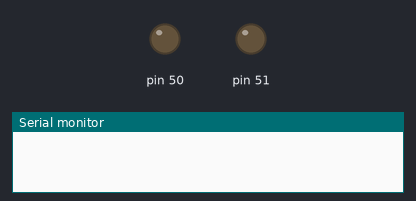
The sketch below on a simulated Arduino Mega 2560, built with avr-gcc and run on an emulated ATmega2560. On the bench: output pins drawn as LEDs (lit = HIGH), the last lines printed to the serial monitor.

Above: at 0.01 s.
At 3.2 s:
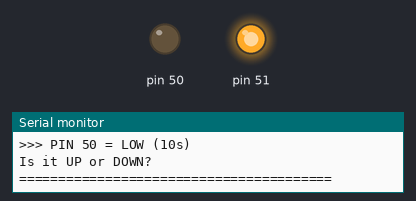
At 45.2 s:
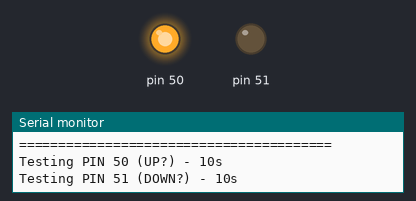
At 122.2 s:
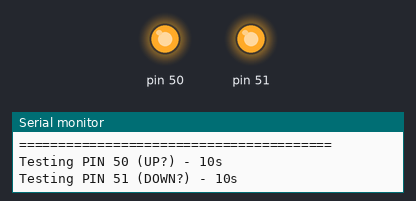
Timing chart, 0 to 123.7 s (numbered marks = the images above):
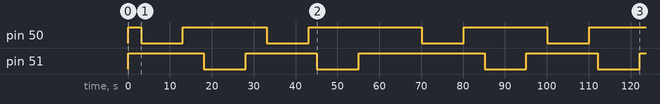

Measured:
- by itself, pin 50: HIGH → LOW at 3.1 s, → HIGH 10.0 s later, → LOW 20.0 s later, → HIGH 10.0 s later, … (8 changes in this stretch)
- by itself, pin 51: HIGH → LOW at 18.1 s, → HIGH 10.0 s later, → LOW 17.0 s later, → HIGH 10.0 s later, … (8 changes in this stretch)

The sketch:

test_act3_50_51.ino
```cpp
/**
 * Arduino Mega #2 - Test 3rd Actuator (Pins 50-51)
 * Проверяем точно какой пин за что отвечает
 */

void setup() {
  Serial.begin(115200);
  delay(100);

  Serial.println("\n========================================");
  Serial.println("  TEST 3RD ACTUATOR - PINS 50-51");
  Serial.println("========================================\n");

  pinMode(50, OUTPUT);
  pinMode(51, OUTPUT);

  digitalWrite(50, HIGH);
  digitalWrite(51, HIGH);

  Serial.println("[INIT] Ready\n");
  delay(3000);
}

void loop() {
  Serial.println("\n========================================");
  Serial.println(">>> PIN 50 = LOW (10s)");
  Serial.println("Is it UP or DOWN?");
  Serial.println("========================================\n");
  digitalWrite(50, LOW);
  delay(10000);
  digitalWrite(50, HIGH);
  delay(5000);

  Serial.println("\n========================================");
  Serial.println(">>> PIN 51 = LOW (10s)");
  Serial.println("Is it UP or DOWN?");
  Serial.println("========================================\n");
  digitalWrite(51, LOW);
  delay(10000);
  digitalWrite(51, HIGH);
  delay(5000);

  Serial.println("\n========================================");
  Serial.println(">>> BOTH UP & DOWN TEST");
  Serial.println("PIN 50 = LOW (UP?) then PIN 51 = LOW (DOWN?)");
  Serial.println("========================================\n");

  Serial.println("Testing PIN 50 (UP?) - 10s");
  digitalWrite(50, LOW);
  delay(10000);
  digitalWrite(50, HIGH);
  delay(2000);

  Serial.println("Testing PIN 51 (DOWN?) - 10s");
  digitalWrite(51, LOW);
  delay(10000);
  digitalWrite(51, HIGH);
  delay(5000);

  Serial.println("\n========================================");
  Serial.println("Results:");
  Serial.println("PIN 50 = ? (UP or DOWN)");
  Serial.println("PIN 51 = ? (UP or DOWN)");
  Serial.println("Repeating in 10s...");
  Serial.println("========================================\n");
  delay(10000);
}
```
